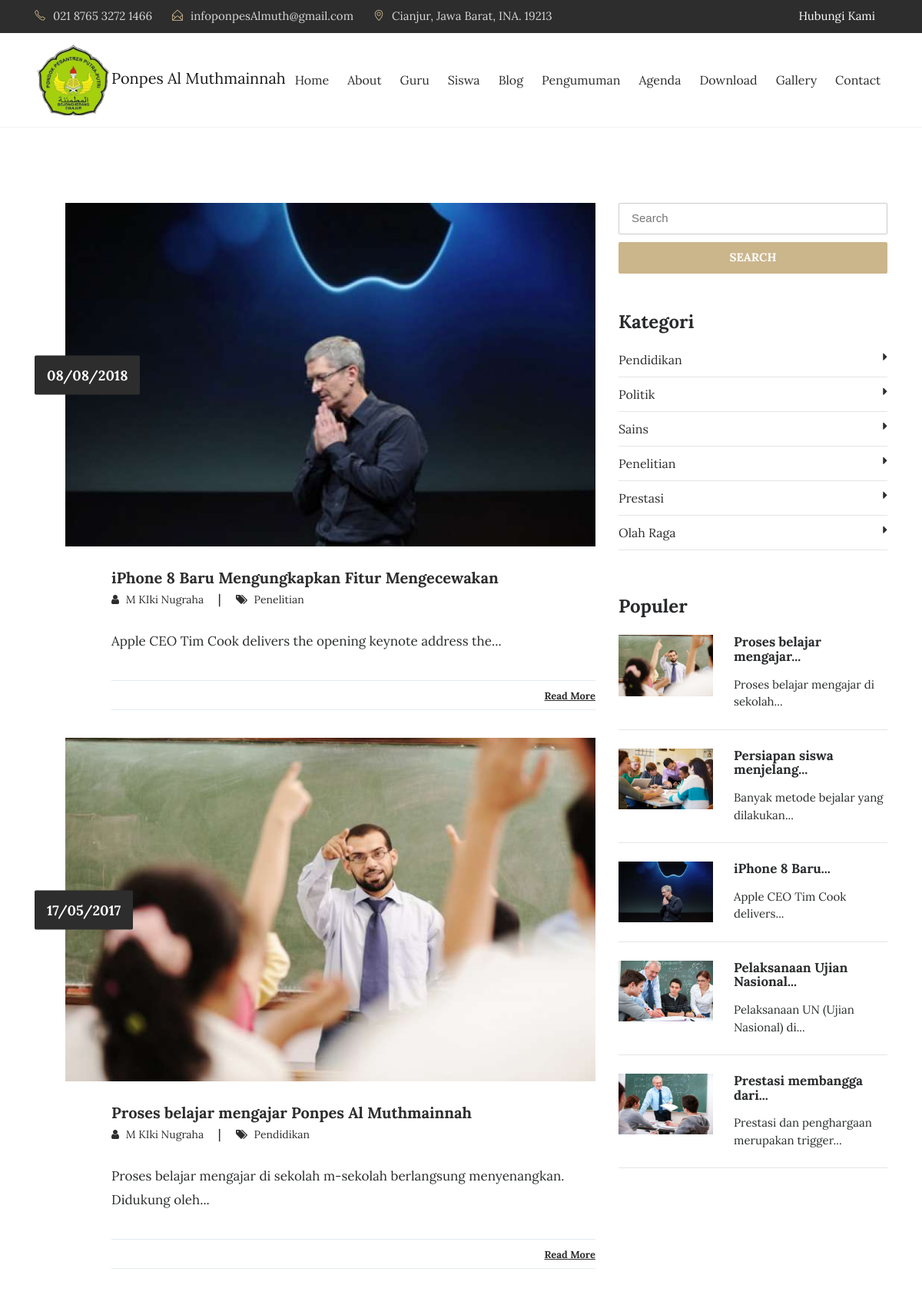
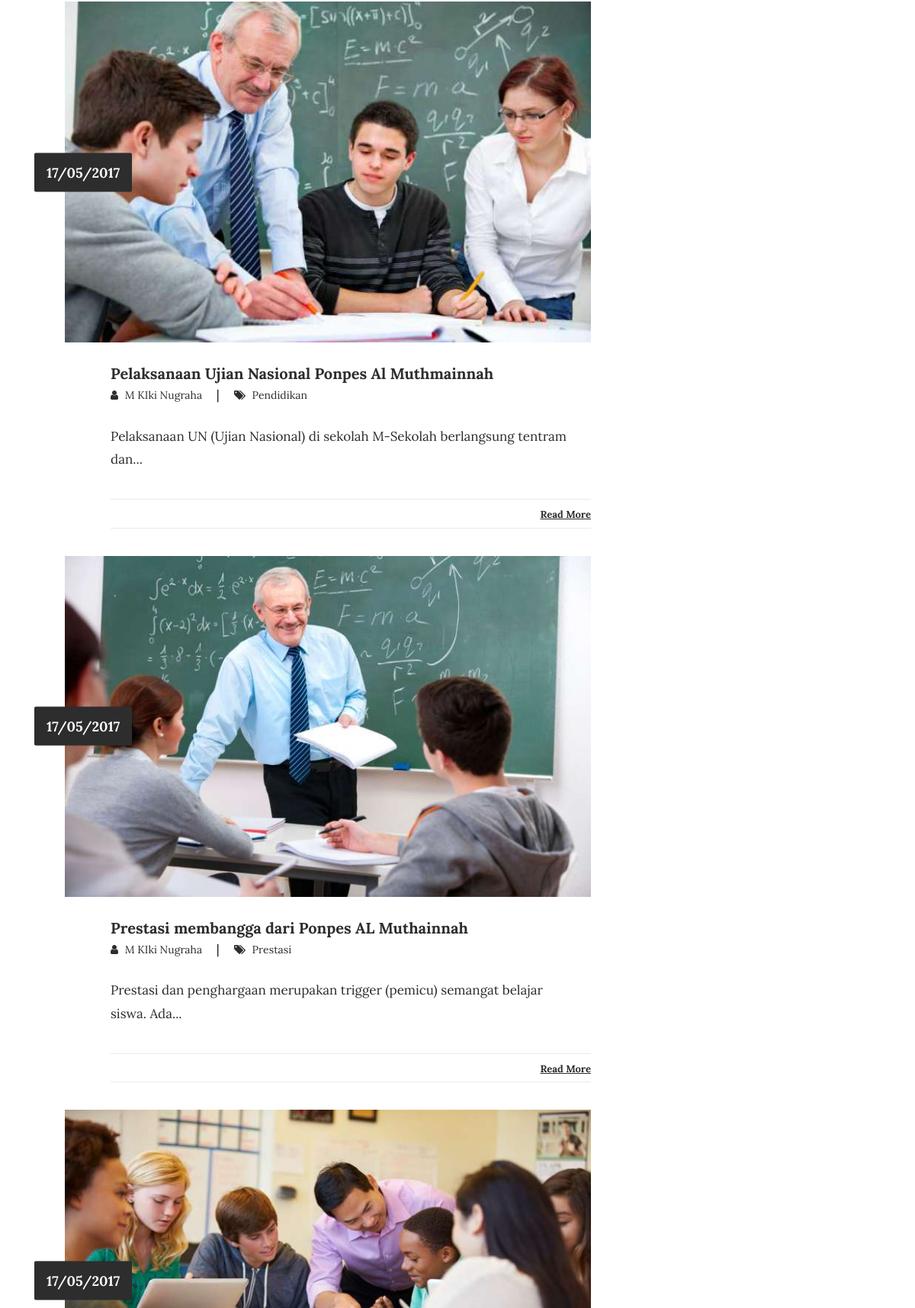
Screenshot of /index.php/blog (upper part) with the database file from the repository (2 pictures, top to bottom).
### tables this page shows
CREATE TABLE `tbl_tulisan` (
  `tulisan_id` int(11) NOT NULL,
  `tulisan_judul` varchar(100) DEFAULT NULL,
  `tulisan_isi` text DEFAULT NULL,
  `tulisan_tanggal` timestamp NULL DEFAULT current_timestamp(),
  `tulisan_kategori_id` int(11) DEFAULT NULL,
  `tulisan_kategori_nama` varchar(30) DEFAULT NULL,
  `tulisan_views` int(11) DEFAULT 0,
  `tulisan_gambar` varchar(40) DEFAULT NULL,
  `tulisan_pengguna_id` int(11) DEFAULT NULL,
  `tulisan_author` varchar(40) DEFAULT NULL,
  `tulisan_img_slider` int(2) NOT NULL DEFAULT 0,
  `tulisan_slug` varchar(200) DEFAULT NULL
);

CREATE TABLE `tbl_kategori` (
  `kategori_id` int(11) NOT NULL,
  `kategori_nama` varchar(30) DEFAULT NULL,
  `kategori_tanggal` timestamp NULL DEFAULT current_timestamp()
);

### application/controllers/Blog.php (called while the page is built, shortened)
<?php
class Blog extends CI_Controller{
	function __construct(){
		$this->load->model('m_tulisan');
		$this->load->model('m_pengunjung');
	}
	function index(){
		$jum=$this->m_tulisan->berita();
        $page=$this->uri->segment(3);
        if(!$page):
            $offset = 0;
        else:
            $offset = $page;
        endif;
        $limit=5;
        $config['base_url'] = base_url() . 'blog/index/';
            $config['total_rows'] = $jum->num_rows();
            $config['per_page'] = $limit;
            $config['uri_segment'] = 3;
	          $config['full_tag_open']    = '<div class="pagging text-center"><nav><ul class="pagination justify-content-center">';
	          $config['full_tag_close']   = '</ul></nav></div>';
	          $config['num_tag_open']     = '<li class="page-item"><span class="page-link">';
	          $config['num_tag_close']    = '</span></li>';
	          $config['cur_tag_open']     = '<li class="page-item"><span class="page-link">';
	          $config['cur_tag_close']    = '<span class="sr-only">(current)</span></span></li>';
	          $config['next_tag_open']    = '<li class="page-item"><span class="page-link">';
	          $config['next_tagl_close']  = '<span aria-hidden="true">&raquo;</span></span></li>';
	          $config['prev_tag_open']    = '<li class="page-item"><span class="page-link">';
	          $config['prev_tagl_close']  = '</span>Next</li>';
	          $config['first_tag_open']   = '<li class="page-item"><span class="page-link">';
	          $config['first_tagl_close'] = '</span></li>';
	          $config['last_tag_open']    = '<li class="page-item"><span class="page-link">';
	          $config['last_tagl_close']  = '</span></li>';
            $config['first_link'] = 'Awal';
            $config['last_link'] = 'Akhir';
            $config['next_link'] = 'Next >>';
            $config['prev_link'] = '<< Prev';
            $this->pagination->initialize($config);
            $x['page'] =$this->pagination->create_links();
						$x['data']=$this->m_tulisan->berita_perpage($offset,$limit);
						$x['category']=$this->db->get('tbl_kategori');
						$x['populer']=$this->db->query("SELECT * FROM tbl_tulisan ORDER BY tulisan_views DESC LIMIT 5");
						$this->load->view('depan/v_blog',$x);
	}
}

### index.php (called while the page is built, shortened)
<?php
require_once BASEPATH.'core/CodeIgniter.php';

### application/models/M_tulisan.php (called while the page is built, shortened)
<?php
class M_tulisan extends CI_Model{
	function berita_perpage($offset,$limit){
		$hsl=$this->db->query("SELECT tbl_tulisan.*,DATE_FORMAT(tulisan_tanggal,'%d/%m/%Y') AS tanggal FROM tbl_tulisan ORDER BY tulisan_id DESC limit $offset,$limit");
		return $hsl;
	}
}

### application/views/depan/v_blog.php (the view, shortened to what this page needs)
<!DOCTYPE html>
<html lang="en">
<head>
    <link rel="stylesheet" href="<?php echo base_url() . 'theme/css/bootstrap.min.css'?>">
    <link rel="stylesheet" href="<?php echo base_url() . 'theme/css/font-awesome.min.css'?>">
    <link rel="stylesheet" href="<?php echo base_url() . 'theme/css/simple-line-icons.css'?>">
    <link rel="stylesheet" href="<?php echo base_url() . 'theme/css/owl.carousel.min.css'?>">
    <link href="<?php echo base_url() . 'theme/css/style.css'?>" rel="stylesheet">
    <?php
function limit_words($string, $word_limit)
{
    $words = explode(" ", $string);
    return implode(" ", array_splice($words, 0, $word_limit));
}
?>
</head>
<body>
    <div class="header-topbar">
        <div class="container">
            <div class="row">
                <div class="col-xs-6 col-sm-8 col-md-9">
                    <div class="header-top_address">
                        <div class="header-top_list">
                            <span class="icon-phone"></span>021 8765 3272 1466
                        </div>
                        <div class="header-top_list">
                            <span class="icon-envelope-open"></span>infoponpesAlmuth@gmail.com
                        </div>
                        <div class="header-top_list">
                            <span class="icon-location-pin"></span>Cianjur, Jawa Barat, INA. 19213
                        </div>
                    </div>
                </div>
                <div class="col-xs-6 col-sm-4 col-md-3">
                    <div class="header-top_login mr-sm-3">
                        <a href="<?php echo site_url('contact'); ?>">Hubungi Kami</a>
                    </div>
                </div>
            </div>
        </div>
    </div>
    <div data-toggle="affix" style="border-bottom:solid 1px #f2f2f2;">
        <div class="container nav-menu2">
            <div class="row">
                <div class="col-md-12">
                    <nav class="navbar navbar2 navbar-toggleable-md navbar-light bg-faded">
                        <a href="<?php echo site_url(''); ?>" class="navbar-brand nav-brand2"><img
                                class="img img-responsive" width="100px;"
                                src="<?php echo base_url() . 'theme/images/icon1.png'?>">Ponpes Al Muthmainnah</a>
                        <div class="collapse navbar-collapse justify-content-end" id="navbarNavDropdown">
                            <ul class="navbar-nav">
                                <li class="nav-item">
                                    <a class="nav-link" href="<?php echo site_url(''); ?>">Home</a>
                                </li>
                                <li class="nav-item">
                                    <a class="nav-link" href="<?php echo site_url('about'); ?>">About</a>
                                </li>
                                <li class="nav-item">
                                    <a class="nav-link" href="<?php echo site_url('guru'); ?>">Guru</a>
                                </li>
                                <li class="nav-item">
                                    <a class="nav-link" href="<?php echo site_url('siswa'); ?>">Siswa</a>
                                </li>
                                <li class="nav-item">
                                    <a class="nav-link" href="<?php echo site_url('blog'); ?>">Blog</a>
                                </li>
                                <li class="nav-item">
                                    <a class="nav-link" href="<?php echo site_url('pengumuman'); ?>">Pengumuman</a>
                                </li>
                                <li class="nav-item">
                                    <a class="nav-link" href="<?php echo site_url('agenda'); ?>">Agenda</a>
                                </li>
                                <li class="nav-item">
                                    <a class="nav-link" href="<?php echo site_url('download'); ?>">Download</a>
                                </li>
                                <li class="nav-item">
                                    <a class="nav-link" href="<?php echo site_url('galeri'); ?>">Gallery</a>
                                </li>
                                <li class="nav-item">
                                    <a class="nav-link" href="<?php echo site_url('contact'); ?>">Contact</a>
                                </li>
                            </ul>
                        </div>
                    </nav>
                </div>
            </div>
        </div>
    </div>
    <section class="blog-wrap">
        <div class="container">
            <div class="row">
                <div class="col-md-8">
                    <?php foreach ($data->result() as $row): ?>
                    <div class="blog-single-item">
                        <div class="blog-img_block">
                            <img src="<?php echo base_url() . 'assets/images/' . $row->tulisan_gambar; ?>"
                                class="img-fluid" alt="blog-img">
                            <div class="blog-date">
                                <span>
                                    <?php echo $row->tanggal; ?>
                                </span>
                            </div>
                        </div>
                        <div class="blog-tiltle_block">
                            <h4><a href="<?php echo site_url('artikel/' . $row->tulisan_slug); ?>">
                                    <?php echo $row->tulisan_judul; ?>
                                </a></h4>
                            <h6> <a href="#"><i class="fa fa-user" aria-hidden="true"></i><span>
                                        <?php echo $row->tulisan_author; ?>
                                    </span> </a> | <a href="#"><i class="fa fa-tags" aria-hidden="true"></i><span>
                                        <?php echo $row->tulisan_kategori_nama; ?>
                                    </span></a></h6>
                            <?php echo limit_words($row->tulisan_isi, 10) . '...'; ?>
                            <div class="blog-icons">
                                <div class="blog-share_block">
                                    <a href="<?php echo site_url('artikel/' . $row->tulisan_slug); ?>">Read More</a>
                                </div>
                            </div>
                        </div>
                    </div>
                    <?php
endforeach; ?>
                </div>
                <div class="col-md-4">
                    <form action="<?php echo site_url('blog/search'); ?>" method="get">
                        <input type="text" name="keyword" placeholder="Search" class="blog-search" required>
                        <button type="submit" class="btn btn-warning btn-blogsearch">SEARCH</button>
                    </form>
                    <div class="blog-category_block">
                        <h3>Kategori</h3>
                        <ul>
                            <?php foreach ($category->result() as $row): ?>
                            <li><a href="<?php echo site_url('blog/kategori/' . str_replace(" ", " -",
                                    $row->kategori_nama)); ?>">
                                    <?php echo $row->kategori_nama; ?><i class="fa fa-caret-right"
                                        aria-hidden="true"></i>
                                </a></li>
                            <?php
endforeach; ?>
                        </ul>
                    </div>
                    <div class="blog-featured_post">
                        <h3>Populer</h3>
                        <?php foreach ($populer->result() as $row): ?>
                        <div class="blog-featured-img_block">
                            <img width="35%" src="<?php echo base_url() . 'assets/images/' . $row->tulisan_gambar; ?>"
                                class="img-fluid" alt="blog-featured-img">
                            <h5><a href="<?php echo site_url('artikel/' . $row->tulisan_slug); ?>">
                                    <?php echo limit_words($row->tulisan_judul, 3) . '...'; ?>
                                </a></h5>
                            <p>
                                <?php echo limit_words($row->tulisan_isi, 5) . '...'; ?>
                            </p>
                        </div>
                        <hr>
                        <?php
endforeach; ?>
                    </div>
                </div>
            </div>
        </div>
    </section>
</body>
</html>

### rows the page displays
tbl_tulisan: tulisan_gambar (picture), tanggal "08/08/2018", tulisan_judul "iPhone 8 Baru Mengungkapkan Fitur Mengecewakan", tulisan_author "M KIki Nugraha", tulisan_kategori_nama "Penelitian", tulisan_isi "Apple CEO Tim Cook delivers the opening keynote address the", tulisan_judul "iPhone 8 Baru", tulisan_isi "Apple CEO Tim Cook delivers"
tbl_tulisan: tulisan_gambar (picture), tanggal "17/05/2017", tulisan_judul "Proses belajar mengajar Ponpes Al Muthmainnah", tulisan_author "M KIki Nugraha", tulisan_kategori_nama "Pendidikan", tulisan_isi "Proses belajar mengajar di sekolah m-sekolah berlangsung menyenangkan. Didukung oleh", tulisan_judul "Proses belajar mengajar", tulisan_isi "Proses belajar mengajar di sekolah"
tbl_tulisan: tulisan_gambar (picture), tanggal "17/05/2017", tulisan_judul "Pelaksanaan Ujian Nasional Ponpes Al Muthmainnah", tulisan_author "M KIki Nugraha", tulisan_kategori_nama "Pendidikan", tulisan_isi "Pelaksanaan UN (Ujian Nasional) di sekolah M-Sekolah berlangsung tentram dan", tulisan_judul "Pelaksanaan Ujian Nasional", tulisan_isi "Pelaksanaan UN (Ujian Nasional) di"
tbl_tulisan: tulisan_gambar (picture), tanggal "17/05/2017", tulisan_judul "Prestasi membangga dari Ponpes AL Muthainnah", tulisan_author "M KIki Nugraha", tulisan_kategori_nama "Prestasi", tulisan_isi "Prestasi dan penghargaan merupakan trigger (pemicu) semangat belajar siswa. Ada", tulisan_judul "Prestasi membangga dari", tulisan_isi "Prestasi dan penghargaan merupakan trigger"
tbl_tulisan: tulisan_gambar (picture), tanggal "17/05/2017", tulisan_judul "Persiapan siswa menjelang", tulisan_isi "Banyak metode bejalar yang dilakukan"
tbl_kategori: kategori_nama "Pendidikan"
tbl_kategori: kategori_nama "Politik"
tbl_kategori: kategori_nama "Sains"
tbl_kategori: kategori_nama "Penelitian"
tbl_kategori: kategori_nama "Prestasi"
tbl_kategori: kategori_nama "Olah Raga"
